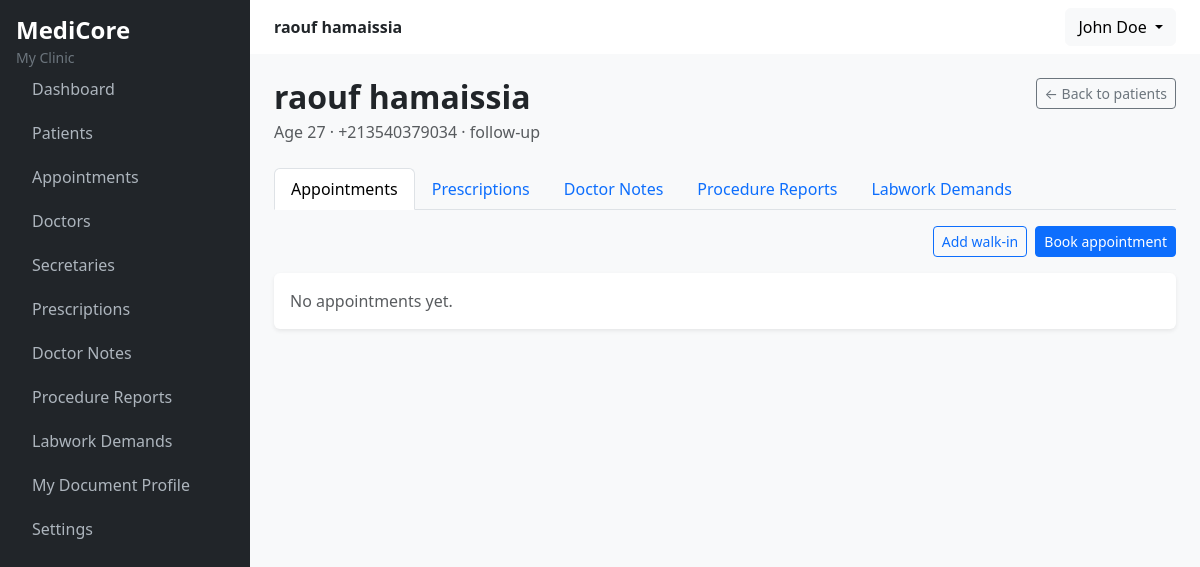
/patients/1/ (signed in), run on the app's committed database.
### accounts/models.py (models this page shows, shortened)
class User(AbstractUser):
    class Role(models.TextChoices):
        DOCTOR = "doctor", "Doctor"
        SECRETARY = "secretary", "Secretary"
    role = models.CharField(max_length=20, choices=Role.choices)
    username = None #type:ignore
    email = models.EmailField(unique=True)
    phone = PhoneNumberField(blank=True)
    clinic = models.ForeignKey("clinics.Clinic", on_delete=models.PROTECT, related_name="users",null=True, blank=True)
    is_clinic_admin = models.BooleanField(default=False)
    objects = UserManager()  #type:ignore
    USERNAME_FIELD = "email"
    REQUIRED_FIELDS = []

### clinics/models.py (models this page shows, shortened)
class Clinic(models.Model):
    name = models.CharField(max_length=200)
    phone = models.CharField(max_length=50, blank=True)
    address = models.TextField(blank=True)
    document_header = models.TextField(blank=True)
    document_footer = models.TextField(blank=True)
    created_at = models.DateTimeField(auto_now_add=True)
    updated_at = models.DateTimeField(auto_now=True)
    class Meta:
        ordering = ['name']

### patients/models.py (models this page shows)
class Patient(ClinicOwnedModel):
    first_name = models.CharField(max_length=150)
    last_name = models.CharField(max_length=150)
    date_of_birth = models.DateField(null=True, blank=True)
    approximate_age = models.PositiveSmallIntegerField(
        null=True, blank=True,
        help_text="Only used when exact date of birth isn't known/given"
    )
    phone = PhoneNumberField(unique=False, blank=True)
    address = models.TextField(blank=True)
    reason_for_visit = models.CharField(max_length=255, blank=True)
    class Meta:
        ordering = ['last_name', 'first_name']
    def __str__(self) -> str:
        return f"{self.first_name} {self.last_name}"
    @property
    def age(self):
        if  self.date_of_birth:
            today = timezone.localdate()
            years = today.year - self.date_of_birth.year
            had_birthday_this_year = (today.month, today.day) >= (
                self.date_of_birth.month, self.date_of_birth.day
            )
            if not had_birthday_this_year:
                years -= 1
                return years
        return self.approximate_age

### patients/views.py (the view)
# urls.py: path("<int:pk>/", views.patient_detail, name="detail"),
@login_required
def patient_detail(request, pk):
    clinic = _required_clinic(request)
    patient = get_object_or_404(Patient.objects.for_clinic(clinic), pk=pk) #type:ignore
    context = {
        "patient": patient,
        "appointments": AppointmentService.get_for_patient(clinic, patient),
        "prescriptions": PrescriptionService.get_for_patient(clinic, patient),
        "notes": DoctorNoteService.get_for_patient(clinic, patient),
        "procedure_reports": ProcedureReportService.get_for_patient(clinic, patient),
        "labwork_demands": LabworkDemandService.get_for_patient(clinic, patient),
    }
    return render(request, "patients/detail.html", context)

### appointments/services.py (called while the page is built)
    @staticmethod
    def get_for_patient(clinic, patient):
        return (
            Appointment.objects
            .for_clinic(clinic) #type:ignore
            .filter(patient=patient)
            .select_related("doctor__user")
        )

### core/context.py (called while the page is built)
def set_current_clinic(clinic):
    _current_clinic.set(clinic)

def clear_current_clinic():
    _current_clinic.set(None)

### core/managers.py (called while the page is built)
    def for_clinic(self, clinic):
        return ClinicQuerySet(self.model, using=self._db).filter(clinic=clinic)

### patients/views.py (called while the page is built)
def _required_clinic(request):
    clinic = request.user.clinic
    if clinic is None:
        raise PermissionDenied("you must belong to a clinic to manage patients.")
    return clinic

### records/services.py (called while the page is built)
    @staticmethod
    def get_for_patient(clinic, patient):
        return Prescription.objects.for_clinic(clinic).filter(patient=patient).prefetch_related("items") #type:ignore

    @staticmethod
    def get_for_patient(clinic, patient):
        return DoctorNote.objects.for_clinic(clinic).filter(patient=patient) #type:ignore

    @staticmethod
    def get_for_patient(clinic, patient):
        return ProcedureReport.objects.for_clinic(clinic).filter(patient=patient).prefetch_related("items") #type:ignore

    @staticmethod
    def get_for_patient(clinic, patient):
        return LabworkDemand.objects.for_clinic(clinic).filter(patient=patient).prefetch_related("items") #type:ignore

### patients/templates/patients/detail.html (shortened to what this page needs)
{% extends "core/base.html" %}
{% block page_title %}{{ patient }}{% endblock page_title %}
{% block content %}
    <div class="d-flex justify-content-between align-items-start mb-4">
        <div>
            <h2 class="fw-bold mb-1">{{ patient }}</h2>
            <p class="text-muted mb-0">
                {% if patient.age %}Age {{ patient.age }} · {% endif %}
                {% if patient.phone %}{{ patient.phone }} · {% endif %}
                {{ patient.reason_for_visit }}
            </p>
        </div>
        <a href="{% url 'patients:list' %}" class="btn btn-sm btn-outline-secondary">
            ← Back to patients
        </a>
    </div>
    <ul class="nav nav-tabs mb-3">
        <li class="nav-item">
            <button class="nav-link active" data-bs-toggle="tab" data-bs-target="#appointments-tab" type="button">
                Appointments
            </button>
        </li>
        <li class="nav-item">
            <button class="nav-link" data-bs-toggle="tab" data-bs-target="#prescriptions-tab" type="button">
                Prescriptions
            </button>
        </li>
        <li class="nav-item">
            <button class="nav-link" data-bs-toggle="tab" data-bs-target="#notes-tab" type="button">
                Doctor Notes
            </button>
        </li>
        <li class="nav-item">
            <button class="nav-link" data-bs-toggle="tab" data-bs-target="#procedures-tab" type="button">
                Procedure Reports
            </button>
        </li>
        <li class="nav-item">
            <button class="nav-link" data-bs-toggle="tab" data-bs-target="#labwork-tab" type="button">
                Labwork Demands
            </button>
        </li>
    </ul>
    <div class="tab-content">
        <div class="tab-pane fade show active" id="appointments-tab">
            <div class="d-flex justify-content-end gap-2 mb-3">
                <a href="{% url 'appointments:walk_in' %}?patient={{ patient.pk }}&next={% url 'patients:detail' patient.pk %}" class="btn btn-sm btn-outline-primary">
                    Add walk-in
                </a>
                <a href="{% url 'appointments:add' %}?patient={{ patient.pk }}&next={% url 'patients:detail' patient.pk %}" class="btn btn-sm btn-primary">
                    Book appointment
                </a>
            </div>
            <div class="card border-0 shadow-sm">
                <div class="card-body">
                    {% if appointments %}
                        <table class="table align-middle mb-0">
                            <thead><tr><th>Date</th><th>Doctor</th><th>Status</th></tr></thead>
                            <tbody>
                                {% for appt in appointments %}
                                    <tr>
                                        <td>{{ appt.scheduled_at|date:"Y-m-d H:i" }}</td>
                                        <td>{{ appt.doctor }}</td>
                                        <td><span class="badge bg-info text-dark">{{ appt.get_status_display }}</span></td>
                                    </tr>
                                {% endfor %}
                            </tbody>
                        </table>
                    {% else %}
                        <p class="text-muted mb-0">No appointments yet.</p>
                    {% endif %}
                </div>
            </div>
        </div>
    </div>
{% endblock content %}

### core/templates/core/base.html (shortened to what this page needs)
<!DOCTYPE html>
<html lang="en">
<head>
    <link
        href="https://cdn.jsdelivr.net/npm/bootstrap@5.3.3/dist/css/bootstrap.min.css"
        rel="stylesheet"
    >
</head>
<body>
    <div class="d-flex">
         <aside class="sidebar bg-dark p-3">
            <div class mb-4>
                <h4 class="text-white fw-bold mb-0">MediCore</h4>
                {% if request.user.clinic %}
                    <small class="text-secondary">
                        {{ request.user.clinic.name }}
                    </small>
                {% endif %}
            </div>
            <nav>
                <ul class="nav flex-column">
                    <li class="nav-item">
                        <a href="{% url "core:dashboard" %}" class="nav-link {% if request.resolver_match.view_name == 'core:dashboard' %}active{% endif %}">
                            Dashboard
                        </a>
                    </li>
                    <li class="nav-item">
                        <a href="{% url "patients:list" %}" class="nav-link {% if request.resolver_match.view_name == 'patients:list' or request.resolver_match.view_name == 'patients:add' %}active{% endif %}">
                            Patients
                        </a>
                    </li>
                    <li class="nav-item">
                        <a href="{% url "appointments:day" %}" class="nav-link {% if request.resolver_match.app_name == 'appointments' %}active{% endif %}">
                            Appointments
                        </a>
                    </li>
                    <li class="nav-item">
                        <a href="{% url "clinics:doctor_list" %}" class="nav-link {% if request.resolver_match.view_name == 'clinics:doctor_list' or request.resolver_match.view_name == 'clinics:doctor_add' %}active{% endif %}">
                            Doctors
                        </a>
                    </li>
                    <li class="nav-item">
                        <a href="{% url "clinics:secretary_list" %}" class="nav-link {% if request.resolver_match.view_name == 'clinics:secretary_list' or request.resolver_match.view_name == 'clinics:secretary_add' %}active{% endif %}">
                            Secretaries
                        </a>
                    </li>
                    <li class="nav-item">
                        <a href="{% url "records:prescription_list" %}" class="nav-link ">
                            Prescriptions
                        </a>
                    </li>
                    <li class="nav-item">
                        <a href="{% url "records:note_list" %}" class="nav-link ">
                            Doctor Notes
                        </a>
                    </li>
                    <li class="nav-item">
                        <a href="{% url "records:procedure_report_list" %}" class="nav-link ">
                            Procedure Reports
                        </a>
                    </li>
                    <li class="nav-item">
                        <a href="{% url "records:labwork_demand_list" %}" class="nav-link ">
                            Labwork Demands
                        </a>
                    </li>
                    {% if request.user.role == "doctor" %}
                        <li class="nav-item">
                            <a href="{% url "records:edit_document_profile" %}" class="nav-link {% if request.resolver_match.view_name == 'records:edit_document_profile' %}active{% endif %}">
                                My Document Profile
                            </a>
                        </li>
                    {% endif %}
                    <li class="nav-item">
                        <a href="#" class="nav-link">
                            Settings
                        </a>
                    </li>
                </ul>
            </nav>
         </aside>
          <main class="main-content flex-grow-1">
                 <nav class="navbar bg-white boarder-bottom px-4">
                    <div>
                        <span class="fw-semibold">
                            {% block page_title %}{% endblock page_title %}
                        </span>
                    </div>
                    <div class="dropdown">
                        <button class="btn btn-light dropdown-toggle" type="button" data-bs-toggle="dropdown">
                            {{ request.user.get_full_name }}
                        </button>
                    </div>
                 </nav>
                  <div class="container-fluid p-4">
                    {% block content %}
                    {% endblock content %}
                  </div>
          </main>
    </div>
</body>
</html>

### core/templates/core/base.html (style rules this page uses)
body { background-color: #f8f9fa; }
.sidebar { width: 250px; min-height: 100vh; }
.sidebar .nav-link { color: #adb5bd; border-radius: 8px; margin-bottom: 4px; }
.main-content { min-height: 100vh; }

### data on the page
User: user.clinic.name "My Clinic", user.get_full_name "John Doe"
Patient: first_name+last_name "raouf hamaissia", age "27", phone "+213540379034", reason_for_visit "follow-up"
